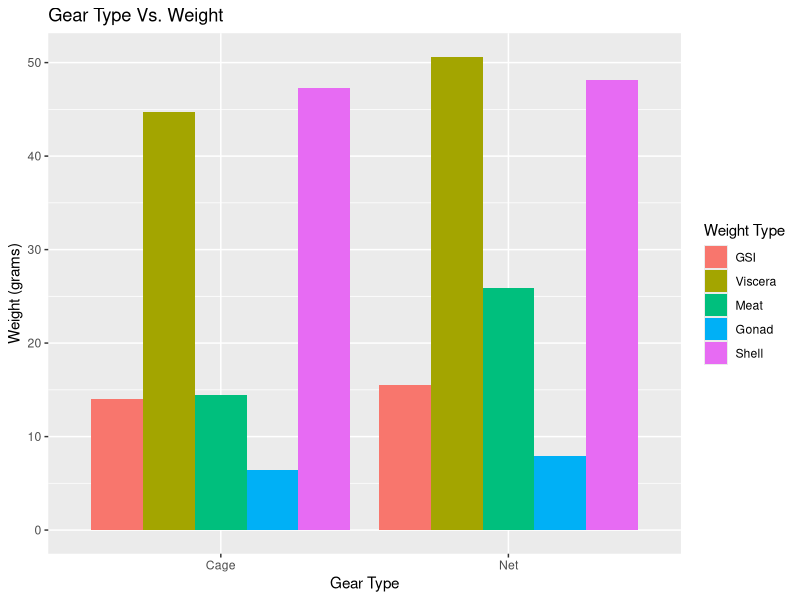
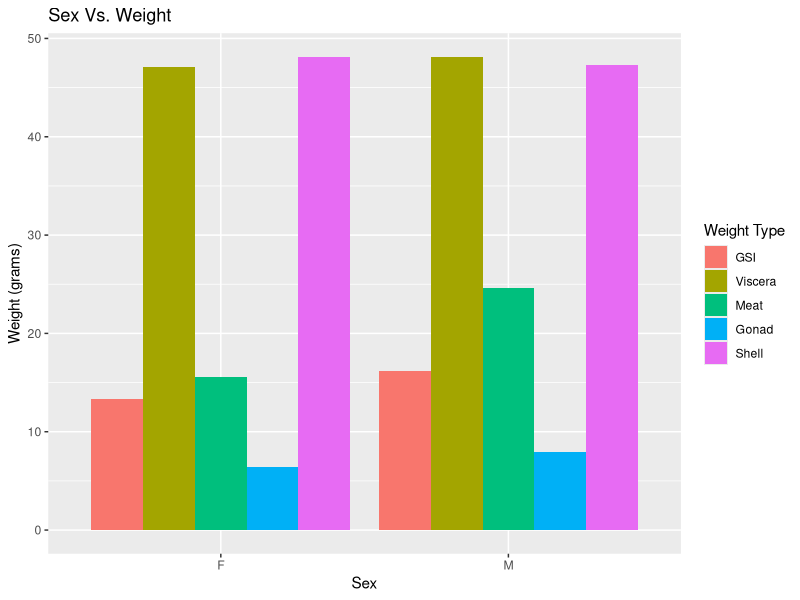
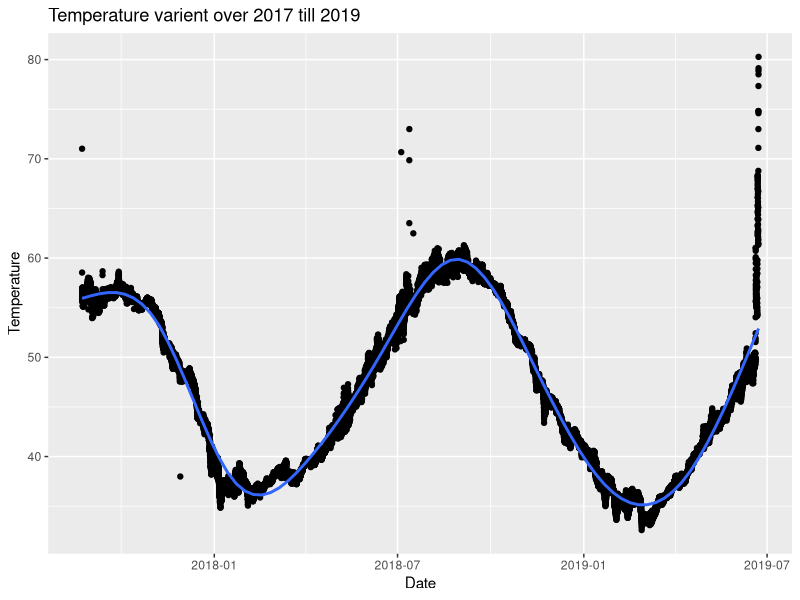
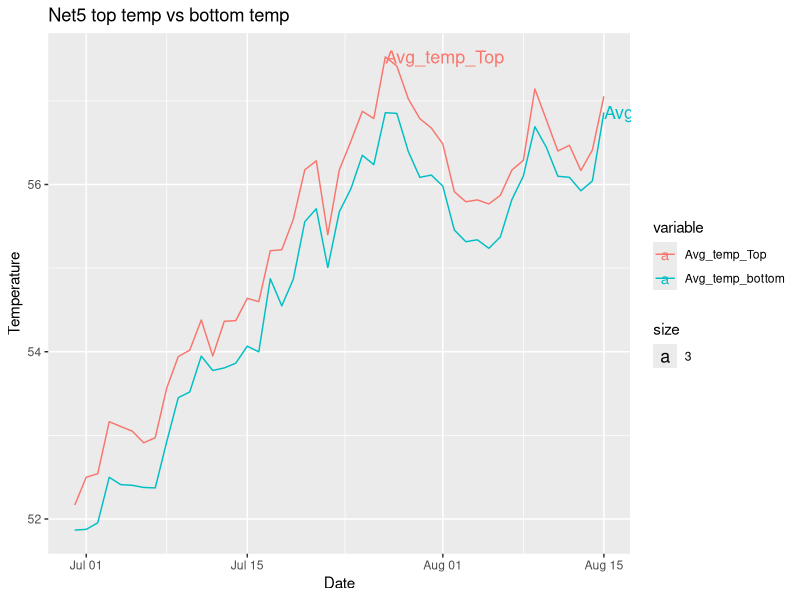
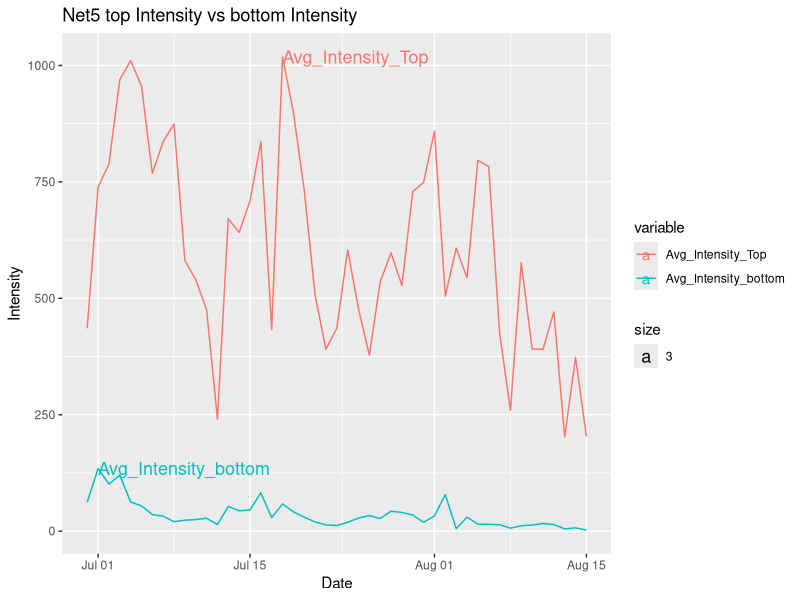
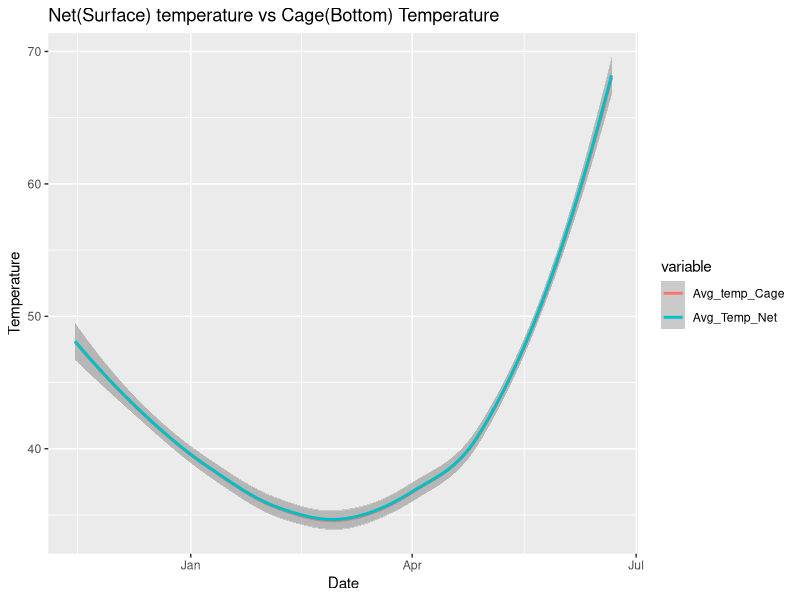
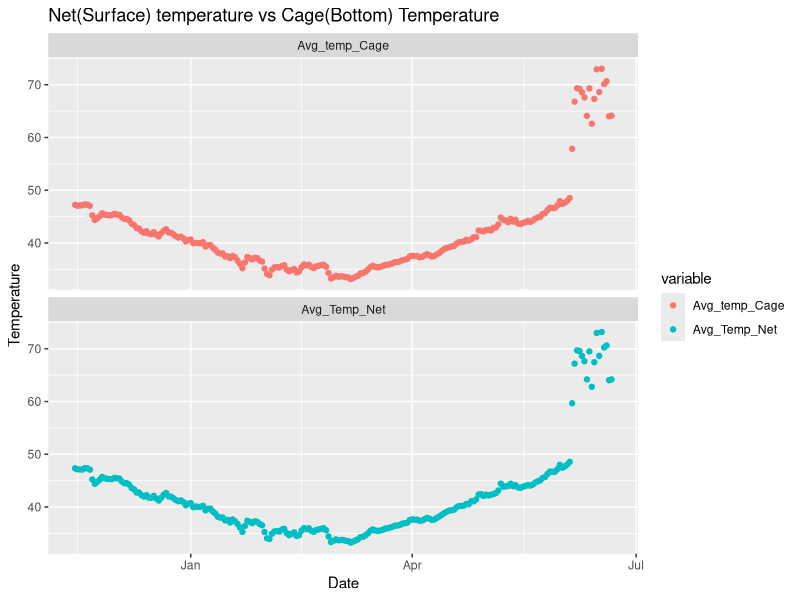
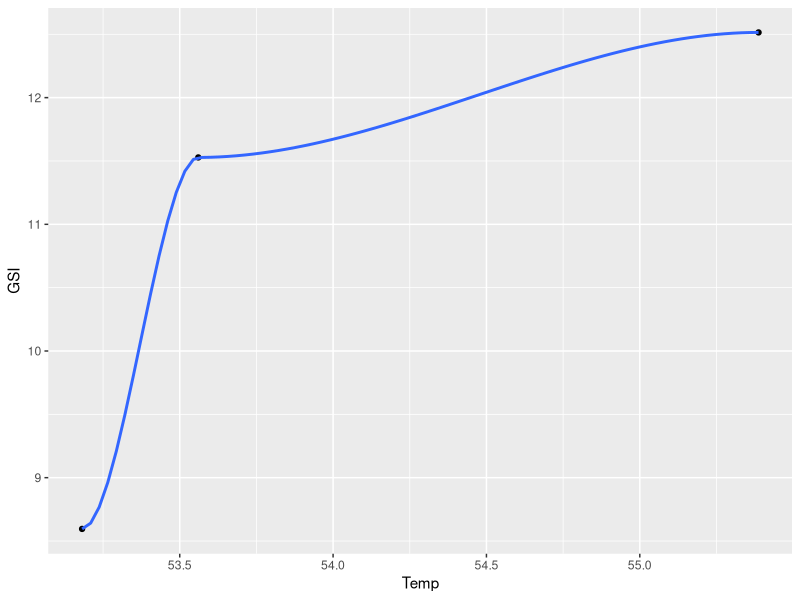

R code for these plots, in order: (Note: this script raises an error after producing the figures.)
## ---- chunk 1
library(tidyverse)
library(reshape2)
library(ggplot2)
library(dplyr)
## ---- chunk 2
GSI_Data_Sheet_cleaned <- read_csv("GSI_Data_Sheet_cleaned.csv")
## ---- chunk 3
Copy_of_Cage_6_2018_2019_cleaned <- read_csv("Copy_of_Cage_6_2018_2019_cleaned.csv", col_types = cols(Date.Time = col_datetime(format = "%Y-%m-%d %H:%M:%S")))
## ---- chunk 4
Copy_of_Net_2_2018_2019_cleaned <- read_csv("Copy_of_Net_2_2018_2019_cleaned.csv",
col_types = cols(`Date.Time` = col_datetime(format = "%Y-%m-%d %H:%M:%S")))
## ---- chunk 5
Copy_of_Cage_5_GSI_2019_cleaned <- read_csv("Copy_of_Cage_5_GSI_2019_cleaned.csv", col_types = cols(`Date.Time.GMT.-0400` = col_datetime(format = "%Y-%m-%d %H:%M:%S")))
## ---- chunk 6
gear_GSI <- GSI_Data_Sheet_cleaned %>% group_by(Gear.Type) %>% summarise(GSI = mean(GSI), Viscera = mean(Total.Viscera.Weight.), Meat = mean(Meat.Weight.), Gonad = mean(Gonad.Weight.), Shell = mean(Shell.Weight., na.rm = TRUE))
## ---- chunk 7
gear_GSI_long <- melt(gear_GSI, id = "Gear.Type")
## ---- chunk 8
gear_plot <- ggplot(gear_GSI_long, aes(Gear.Type, value)) + geom_bar(aes(fill = variable), position = "dodge", stat = "identity")
## ---- chunk 9
gear_plot + labs(title = "Gear Type Vs. Weight", x= "Gear Type", y = "Weight (grams)", fill = "Weight Type")
## ---- chunk 10
sex_GSI <- GSI_Data_Sheet_cleaned %>% group_by(Sex) %>% summarise(GSI = mean(GSI), Viscera = mean(Total.Viscera.Weight.), Meat = mean(Meat.Weight.), Gonad = mean(Gonad.Weight.), Shell = mean(Shell.Weight., na.rm = TRUE))
## ---- chunk 11
sex_GSI_long <- melt(sex_GSI, id = "Sex")
## ---- chunk 12
sex_plot <- ggplot(sex_GSI_long, aes(Sex, value)) + geom_bar(aes(fill = variable), position = "dodge", stat = "identity")
## ---- chunk 13
sex_plot + labs(title = "Sex Vs. Weight", y = "Weight (grams)", fill = "Weight Type")
## ---- chunk 14
cagetemp <- read_csv("Copy_of_Cage_5_2017_2019_cleaned.csv", col_types = cols(Date.Time = col_datetime(format = "%Y-%m-%d %H:%M:%S")))
## ---- chunk 15
tempavg <- setNames(aggregate(cagetemp$`Temp...#20178444`, by=list(cagetemp$Date.Time), mean), c("Date", "Avg_temp"))
## ---- chunk 16
ggplot(data = tempavg,mapping=aes(x=Date,y=Avg_temp)) + geom_point() + geom_smooth()+
  labs(x= "Date",y="Temperature")+
ggtitle("Temperature varient over 2017 till 2019")
## ---- chunk 17
Copy_of_Net_5_Top_GSI_Top_cleaned <- read_csv("Copy_of_Net_5_Top_GSI_Top_cleaned.csv", col_types = cols(`Date.Time.GMT.-0400` = col_datetime(format = "%Y-%m-%d %H:%M:%S")))
## ---- chunk 18
Copy_of_Net_5_Top_GSI_Top_cleaned$`Date.Time.GMT.-0400` <- as.Date(Copy_of_Net_5_Top_GSI_Top_cleaned$`Date.Time.GMT.-0400`)
Net5TopAverage <- setNames(aggregate(Copy_of_Net_5_Top_GSI_Top_cleaned$`Temp.°F`, by=list(Copy_of_Net_5_Top_GSI_Top_cleaned$`Date.Time.GMT.-0400`), mean), c("Date", "Avg_temp_top"))
## ---- chunk 19
str(Net5TopAverage)
## ---- chunk 20
summary(Net5TopAverage)
## ---- chunk 21
Copy_of_Net_5_Bottom_GSI_2019_cleaned <- read_csv("Copy_of_Net_5_Bottom_GSI_2019_cleaned.csv", col_types = cols(`Date.Time.GMT.-0400` = col_datetime(format = "%Y-%m-%d %H:%M:%S")))
## ---- chunk 22
Copy_of_Net_5_Bottom_GSI_2019_cleaned$`Date.Time.GMT.-0400` <- as.Date(Copy_of_Net_5_Bottom_GSI_2019_cleaned$`Date.Time.GMT.-0400`)

Net5BottomAverage <- setNames(aggregate(Copy_of_Net_5_Bottom_GSI_2019_cleaned$`Temp.°F`, by=list(Copy_of_Net_5_Bottom_GSI_2019_cleaned$`Date.Time.GMT.-0400`), mean), c("Date", "Avg_Temp_bottom"))
## ---- chunk 23
str(Net5BottomAverage)
## ---- chunk 24
summary(Net5BottomAverage)
## ---- chunk 25
Net5TopVsBottom = setNames(merge(Net5TopAverage,Net5BottomAverage, by="Date"), c("Date", "Avg_temp_Top", "Avg_temp_bottom"))
## ---- chunk 26
str(Net5TopVsBottom)
## ---- chunk 27
summary(Net5TopVsBottom)
## ---- chunk 28
Net5TopVsBottom_long <- melt(Net5TopVsBottom, id = "Date")
## ---- chunk 29
ggplot(data = Net5TopVsBottom_long, mapping = aes(x= Date, y= value, color = variable))+
geom_line()+
geom_text(data = Net5TopVsBottom_long %>% group_by(variable) %>% filter(value== max(value)), aes(label= variable, x= Date,y= value,size = 3, hjust = 0))+
labs(x= "Date",y="Temperature")+
ggtitle("Net5 top temp vs bottom temp")
## ---- chunk 30
Net5TopAverageInt <- setNames(aggregate(Copy_of_Net_5_Top_GSI_Top_cleaned$`Intensity..lum/ft²`, by=list(Copy_of_Net_5_Top_GSI_Top_cleaned$`Date.Time.GMT.-0400`), mean), c("Date", "Avg_int_top"))
## ---- chunk 31
str(Net5TopAverageInt)
## ---- chunk 32
summary(Net5TopAverageInt)
## ---- chunk 33
Net5BottomAverageInt <- setNames(aggregate(Copy_of_Net_5_Bottom_GSI_2019_cleaned$`Intensity..lum/ft²`, by=list(Copy_of_Net_5_Bottom_GSI_2019_cleaned$`Date.Time.GMT.-0400`), mean), c("Date", "Avg_Temp_bottom"))
## ---- chunk 34
str(Net5BottomAverageInt)
## ---- chunk 35
summary(Net5BottomAverageInt)
## ---- chunk 36
Net5TopVsBottomInt = setNames(merge(Net5TopAverageInt,Net5BottomAverageInt, by="Date"), c("Date", "Avg_Intensity_Top", "Avg_Intensity_bottom"))
## ---- chunk 37
str(Net5TopVsBottomInt)
## ---- chunk 38
summary(Net5TopVsBottomInt)
## ---- chunk 39
Net5TopVsBottomInt_long <- melt(Net5TopVsBottomInt, id = "Date")
## ---- chunk 40
ggplot(data = Net5TopVsBottomInt_long, mapping = aes(x= Date, y= value, color = variable))+
geom_line()+
geom_text(data = Net5TopVsBottomInt_long %>% group_by(variable) %>% filter(value== max(value)), aes(label= variable, x= Date,y= value,size = 3, hjust = 0))+
labs(x= "Date",y="Intensity")+
ggtitle("Net5 top Intensity vs bottom Intensity")
## ---- chunk 41
Copy_of_Cage_6_2018_2019_cleaned$Date.Time <- as.Date(Copy_of_Cage_6_2018_2019_cleaned$Date.Time)

Cage6Average <- setNames(aggregate(Copy_of_Cage_6_2018_2019_cleaned$`Temp...#20030572`, by=list(Copy_of_Cage_6_2018_2019_cleaned$Date.Time), mean), c("Date", "Avg_temp_Cage"))
## ---- chunk 42
Cage6Average <- na.exclude(Cage6Average)
## ---- chunk 43
summary(Cage6Average)
## ---- chunk 44
Copy_of_Net_2_2018_2019_cleaned$`Date.Time` <- as.Date(Copy_of_Net_2_2018_2019_cleaned$`Date.Time`)

Net2Average <- setNames(aggregate(Copy_of_Net_2_2018_2019_cleaned$`Temp...#10558683`, by=list(Copy_of_Net_2_2018_2019_cleaned$`Date.Time`), mean), c("Date", "Avg_Temp_Net"))
## ---- chunk 45
Net2Average <- na.exclude(Net2Average)
## ---- chunk 46
summary(Net2Average)
## ---- chunk 47
Net2VsCage6 = merge(Cage6Average,Net2Average)
## ---- chunk 48
str(Net2VsCage6)
## ---- chunk 49
summary(Net2VsCage6)
## ---- chunk 50
Net2VsCage6_long <- melt(Net2VsCage6, id = "Date")
## ---- chunk 51
ggplot(data = Net2VsCage6_long, mapping = aes(x= Date, y= value, color = variable))+ geom_smooth()+
labs(x= "Date",y="Temperature")+
ggtitle("Net(Surface) temperature vs Cage(Bottom) Temperature")
## ---- chunk 52
ggplot(data = Net2VsCage6_long, mapping = aes(x= Date, y= value, color = variable))+ geom_point() + facet_wrap(~ variable, nrow=2)+
  labs(x= "Date",y="Temperature")+
  ggtitle("Net(Surface) temperature vs Cage(Bottom) Temperature")
## ---- chunk 53
Copy_of_Cage_5_GSI_2019_cleaned$`Date.Time.GMT.-0400` <- as.Date(Copy_of_Cage_5_GSI_2019_cleaned$`Date.Time.GMT.-0400`)

Cage5Average <- setNames(aggregate(Copy_of_Cage_5_GSI_2019_cleaned$`Temp.°F`, by=list(Copy_of_Cage_5_GSI_2019_cleaned$`Date.Time.GMT.-0400`), mean), c("Date", "Avg_temp"))
## ---- chunk 54
str(Cage5Average)
## ---- chunk 55
summary(Cage5Average)
## ---- chunk 56
GSI_Data_sheet_cage <- subset(GSI_Data_Sheet_cleaned, Gear.Type == "Cage")
## ---- chunk 57
GSI_Temp_Cage <- merge(GSI_Data_sheet_cage, Cage5Average, by.x="Date", by.y = "Date", sort = TRUE)
## ---- chunk 58
temp_GSI <- GSI_Temp_Cage %>% group_by(Date) %>% summarise(GSI = mean(GSI), Temp = mean(Avg_temp), Gear.Type = "Cage", na.rm = TRUE)
## ---- chunk 59
ggplot(data = temp_GSI, mapping = aes(x=Temp, y=GSI)) + geom_point() + geom_smooth()
labs(x= "Temperature",y="GSI")+
  ggtitle("Surface temperature Vs GSI")
